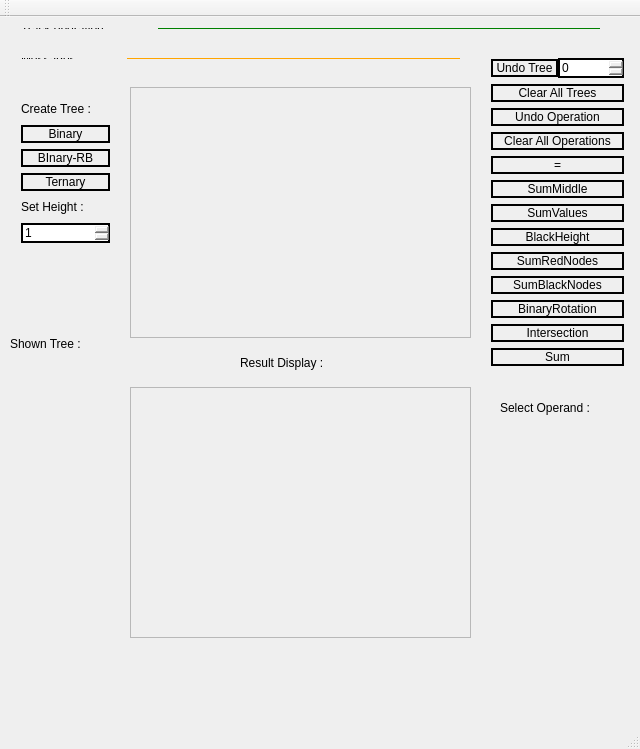
<?xml version="1.0" encoding="UTF-8"?>
<ui version="4.0">
 <class>MainWindow</class>
 <widget class="QMainWindow" name="MainWindow">
  <property name="geometry">
   <rect>
    <x>0</x>
    <y>0</y>
    <width>640</width>
    <height>749</height>
   </rect>
  </property>
  <property name="windowTitle">
   <string>Kalk</string>
  </property>
  <property name="styleSheet">
   <string notr="true">QPushButton{
	border: 2px solid black;
	color:black;
}
QPushButton:hover{
	background:yellow;
}
QPushButton:pressed{
	border: 2px solid red;
	background:blue;
	color:white;
}
QLabel {
	color:black;
}
QSpinBox{
	border: 2px solid black;
 	color: black; 
}
QSpinBox:hover{
	border: 2px solid black;
 	background:yellow;
}
QSpinBox:focus{
	border: 2px solid red;
	background: yellow;
}</string>
  </property>
  <widget class="QWidget" name="centralWidget">
   <widget class="QScrollArea" name="scrollCreateTreeArea">
    <property name="geometry">
     <rect>
      <x>130</x>
      <y>70</y>
      <width>341</width>
      <height>251</height>
     </rect>
    </property>
    <property name="styleSheet">
     <string notr="true"/>
    </property>
    <property name="widgetResizable">
     <bool>true</bool>
    </property>
    <property name="alignment">
     <set>Qt::AlignLeading|Qt::AlignLeft|Qt::AlignTop</set>
    </property>
    <widget class="QWidget" name="scrollContentCreateTreeArea">
     <property name="geometry">
      <rect>
       <x>0</x>
       <y>0</y>
       <width>339</width>
       <height>249</height>
      </rect>
     </property>
    </widget>
   </widget>
   <widget class="QLabel" name="label_3">
    <property name="geometry">
     <rect>
      <x>240</x>
      <y>330</y>
      <width>111</width>
      <height>31</height>
     </rect>
    </property>
    <property name="styleSheet">
     <string notr="true"/>
    </property>
    <property name="text">
     <string>Result Display : </string>
    </property>
   </widget>
   <widget class="QWidget" name="layoutWidget">
    <property name="geometry">
     <rect>
      <x>10</x>
      <y>0</y>
      <width>601</width>
      <height>23</height>
     </rect>
    </property>
    <layout class="QHBoxLayout" name="horizontalLayout">
     <item>
      <widget class="QLabel" name="label_5">
       <property name="maximumSize">
        <size>
         <width>131</width>
         <height>29</height>
        </size>
       </property>
       <property name="text">
        <string>Track operation : </string>
       </property>
      </widget>
     </item>
     <item>
      <widget class="QLabel" name="expressionArea">
       <property name="styleSheet">
        <string notr="true">border: 2px solid green;
</string>
       </property>
       <property name="text">
        <string/>
       </property>
       <property name="textFormat">
        <enum>Qt::AutoText</enum>
       </property>
      </widget>
     </item>
    </layout>
   </widget>
   <widget class="QWidget" name="layoutWidget">
    <property name="geometry">
     <rect>
      <x>10</x>
      <y>30</y>
      <width>461</width>
      <height>23</height>
     </rect>
    </property>
    <layout class="QHBoxLayout" name="horizontalLayout_4">
     <item>
      <widget class="QLabel" name="label_4">
       <property name="maximumSize">
        <size>
         <width>100</width>
         <height>29</height>
        </size>
       </property>
       <property name="text">
        <string>Messages : </string>
       </property>
      </widget>
     </item>
     <item>
      <widget class="QLabel" name="errorArea">
       <property name="styleSheet">
        <string notr="true">border: 2px solid orange;
color: red;</string>
       </property>
       <property name="text">
        <string/>
       </property>
       <property name="textFormat">
        <enum>Qt::AutoText</enum>
       </property>
      </widget>
     </item>
    </layout>
   </widget>
   <widget class="QWidget" name="layoutWidget">
    <property name="geometry">
     <rect>
      <x>480</x>
      <y>30</y>
      <width>155</width>
      <height>341</height>
     </rect>
    </property>
    <layout class="QVBoxLayout" name="operationsBox">
     <property name="spacing">
      <number>6</number>
     </property>
     <item>
      <layout class="QHBoxLayout" name="horizontalLayout_2">
       <property name="spacing">
        <number>0</number>
       </property>
       <item>
        <widget class="QPushButton" name="UndoTreeButton">
         <property name="toolTip">
          <string>&lt;html&gt;&lt;head/&gt;&lt;body&gt;&lt;p&gt;undo tree with chosen index&lt;/p&gt;&lt;/body&gt;&lt;/html&gt;</string>
         </property>
         <property name="text">
          <string>Undo Tree</string>
         </property>
        </widget>
       </item>
       <item>
        <widget class="QSpinBox" name="delTreeSpinBox">
         <property name="toolTip">
          <string>&lt;html&gt;&lt;head/&gt;&lt;body&gt;&lt;p&gt;choose tree's index to delete&lt;/p&gt;&lt;/body&gt;&lt;/html&gt;</string>
         </property>
         <property name="minimum">
          <number>0</number>
         </property>
        </widget>
       </item>
      </layout>
     </item>
     <item>
      <widget class="QPushButton" name="clearAllTreesButton">
       <property name="toolTip">
        <string>&lt;html&gt;&lt;head/&gt;&lt;body&gt;&lt;p&gt;Clear all trees&lt;/p&gt;&lt;/body&gt;&lt;/html&gt;</string>
       </property>
       <property name="text">
        <string>Clear All Trees</string>
       </property>
      </widget>
     </item>
     <item>
      <widget class="QPushButton" name="UndoOperationButton">
       <property name="minimumSize">
        <size>
         <width>16</width>
         <height>16</height>
        </size>
       </property>
       <property name="toolTip">
        <string>&lt;html&gt;&lt;head/&gt;&lt;body&gt;&lt;p&gt;Undo last operation&lt;/p&gt;&lt;/body&gt;&lt;/html&gt;</string>
       </property>
       <property name="text">
        <string>Undo Operation</string>
       </property>
      </widget>
     </item>
     <item>
      <widget class="QPushButton" name="ClearAllOperationButton">
       <property name="toolTip">
        <string>&lt;html&gt;&lt;head/&gt;&lt;body&gt;&lt;p&gt;Clear all shown operations&lt;/p&gt;&lt;/body&gt;&lt;/html&gt;</string>
       </property>
       <property name="text">
        <string>Clear All Operations</string>
       </property>
      </widget>
     </item>
     <item>
      <widget class="QPushButton" name="executeButton">
       <property name="minimumSize">
        <size>
         <width>16</width>
         <height>16</height>
        </size>
       </property>
       <property name="toolTip">
        <string>&lt;html&gt;&lt;head/&gt;&lt;body&gt;&lt;p&gt;Calculate Result&lt;/p&gt;&lt;/body&gt;&lt;/html&gt;</string>
       </property>
       <property name="text">
        <string>=</string>
       </property>
      </widget>
     </item>
     <item>
      <widget class="QPushButton" name="SumMiddleButton">
       <property name="toolTip">
        <string>&lt;html&gt;&lt;head/&gt;&lt;body&gt;&lt;p&gt;TernaryTrees-Only&lt;/p&gt;&lt;/body&gt;&lt;/html&gt;</string>
       </property>
       <property name="text">
        <string>SumMiddle</string>
       </property>
      </widget>
     </item>
     <item>
      <widget class="QPushButton" name="SumValuesButton">
       <property name="toolTip">
        <string>&lt;html&gt;&lt;head/&gt;&lt;body&gt;&lt;p&gt;Sum nodes values&lt;/p&gt;&lt;/body&gt;&lt;/html&gt;</string>
       </property>
       <property name="text">
        <string>SumValues</string>
       </property>
      </widget>
     </item>
     <item>
      <widget class="QPushButton" name="BlackHeightButton">
       <property name="toolTip">
        <string>&lt;html&gt;&lt;head/&gt;&lt;body&gt;&lt;p&gt;RedBlackTrees-Only&lt;/p&gt;&lt;/body&gt;&lt;/html&gt;</string>
       </property>
       <property name="text">
        <string>BlackHeight</string>
       </property>
      </widget>
     </item>
     <item>
      <widget class="QPushButton" name="SumRedNodesButton">
       <property name="text">
        <string>SumRedNodes</string>
       </property>
      </widget>
     </item>
     <item>
      <widget class="QPushButton" name="SumBlackNodesButton">
       <property name="text">
        <string>SumBlackNodes</string>
       </property>
      </widget>
     </item>
     <item>
      <widget class="QPushButton" name="BinaryRotationButton">
       <property name="text">
        <string>BinaryRotation</string>
       </property>
      </widget>
     </item>
     <item>
      <widget class="QPushButton" name="IntersectionButton">
       <property name="toolTip">
        <string>&lt;html&gt;&lt;head/&gt;&lt;body&gt;&lt;p&gt;Intersect Trees&lt;/p&gt;&lt;/body&gt;&lt;/html&gt;</string>
       </property>
       <property name="text">
        <string>Intersection</string>
       </property>
      </widget>
     </item>
     <item>
      <widget class="QPushButton" name="SumButton">
       <property name="toolTip">
        <string>&lt;html&gt;&lt;head/&gt;&lt;body&gt;&lt;p&gt;Sum Trees&lt;/p&gt;&lt;/body&gt;&lt;/html&gt;</string>
       </property>
       <property name="text">
        <string>Sum</string>
       </property>
      </widget>
     </item>
    </layout>
   </widget>
   <widget class="QWidget" name="layoutWidget">
    <property name="geometry">
     <rect>
      <x>10</x>
      <y>70</y>
      <width>111</width>
      <height>167</height>
     </rect>
    </property>
    <layout class="QVBoxLayout" name="verticalLayout">
     <item>
      <widget class="QLabel" name="label">
       <property name="styleSheet">
        <string notr="true">QLabel {
	color:black;
}</string>
       </property>
       <property name="text">
        <string>Create Tree :</string>
       </property>
      </widget>
     </item>
     <item>
      <widget class="QPushButton" name="createBinaryTree">
       <property name="toolTip">
        <string>&lt;html&gt;&lt;head/&gt;&lt;body&gt;&lt;p&gt;create Binary Tree&lt;/p&gt;&lt;/body&gt;&lt;/html&gt;</string>
       </property>
       <property name="text">
        <string>Binary</string>
       </property>
      </widget>
     </item>
     <item>
      <widget class="QPushButton" name="createRBBinaryTree">
       <property name="toolTip">
        <string>&lt;html&gt;&lt;head/&gt;&lt;body&gt;&lt;p&gt;create Binary-RB Tree&lt;/p&gt;&lt;/body&gt;&lt;/html&gt;</string>
       </property>
       <property name="text">
        <string>BInary-RB</string>
       </property>
      </widget>
     </item>
     <item>
      <widget class="QPushButton" name="createTernaryTree">
       <property name="toolTip">
        <string>&lt;html&gt;&lt;head/&gt;&lt;body&gt;&lt;p&gt;create Ternary Tree&lt;/p&gt;&lt;/body&gt;&lt;/html&gt;</string>
       </property>
       <property name="styleSheet">
        <string notr="true"/>
       </property>
       <property name="text">
        <string>Ternary</string>
       </property>
      </widget>
     </item>
     <item>
      <widget class="QLabel" name="label_2">
       <property name="styleSheet">
        <string notr="true">QLabel {
	color:black;
}</string>
       </property>
       <property name="text">
        <string>Set Height : </string>
       </property>
      </widget>
     </item>
     <item>
      <widget class="QSpinBox" name="TreeHeightBox">
       <property name="toolTip">
        <string>&lt;html&gt;&lt;head/&gt;&lt;body&gt;&lt;p&gt;Set Tree Height&lt;/p&gt;&lt;/body&gt;&lt;/html&gt;</string>
       </property>
       <property name="minimum">
        <number>1</number>
       </property>
       <property name="maximum">
        <number>4</number>
       </property>
      </widget>
     </item>
    </layout>
   </widget>
   <widget class="QWidget" name="verticalLayoutWidget">
    <property name="geometry">
     <rect>
      <x>10</x>
      <y>350</y>
      <width>111</width>
      <height>271</height>
     </rect>
    </property>
    <layout class="QVBoxLayout" name="treeSelectorArea"/>
   </widget>
   <widget class="QScrollArea" name="ResultArea">
    <property name="geometry">
     <rect>
      <x>130</x>
      <y>370</y>
      <width>341</width>
      <height>251</height>
     </rect>
    </property>
    <property name="styleSheet">
     <string notr="true"/>
    </property>
    <property name="widgetResizable">
     <bool>true</bool>
    </property>
    <widget class="QWidget" name="scrollAreaWidgetContents">
     <property name="geometry">
      <rect>
       <x>0</x>
       <y>0</y>
       <width>339</width>
       <height>249</height>
      </rect>
     </property>
    </widget>
   </widget>
   <widget class="QWidget" name="verticalLayoutWidget_2">
    <property name="geometry">
     <rect>
      <x>500</x>
      <y>410</y>
      <width>111</width>
      <height>271</height>
     </rect>
    </property>
    <layout class="QVBoxLayout" name="treeSelectOp"/>
   </widget>
   <widget class="QLabel" name="label_6">
    <property name="geometry">
     <rect>
      <x>10</x>
      <y>316</y>
      <width>111</width>
      <height>21</height>
     </rect>
    </property>
    <property name="styleSheet">
     <string notr="true"/>
    </property>
    <property name="text">
     <string>Shown Tree :</string>
    </property>
   </widget>
   <widget class="QLabel" name="label_7">
    <property name="geometry">
     <rect>
      <x>500</x>
      <y>380</y>
      <width>111</width>
      <height>21</height>
     </rect>
    </property>
    <property name="styleSheet">
     <string notr="true"/>
    </property>
    <property name="text">
     <string>Select Operand : </string>
    </property>
   </widget>
   <widget class="QLabel" name="ResultExpression">
    <property name="geometry">
     <rect>
      <x>70</x>
      <y>640</y>
      <width>411</width>
      <height>20</height>
     </rect>
    </property>
    <property name="text">
     <string/>
    </property>
   </widget>
   <zorder>label_3</zorder>
   <zorder>layoutWidget</zorder>
   <zorder>layoutWidget</zorder>
   <zorder>layoutWidget</zorder>
   <zorder>layoutWidget</zorder>
   <zorder>verticalLayoutWidget</zorder>
   <zorder>ResultArea</zorder>
   <zorder>verticalLayoutWidget_2</zorder>
   <zorder>label_6</zorder>
   <zorder>label_7</zorder>
   <zorder>ResultExpression</zorder>
   <zorder>scrollCreateTreeArea</zorder>
  </widget>
  <widget class="QMenuBar" name="menuBar">
   <property name="geometry">
    <rect>
     <x>0</x>
     <y>0</y>
     <width>640</width>
     <height>22</height>
    </rect>
   </property>
  </widget>
  <widget class="QToolBar" name="mainToolBar">
   <attribute name="toolBarArea">
    <enum>TopToolBarArea</enum>
   </attribute>
   <attribute name="toolBarBreak">
    <bool>false</bool>
   </attribute>
  </widget>
  <widget class="QStatusBar" name="statusBar"/>
 </widget>
 <layoutdefault spacing="6" margin="11"/>
 <resources/>
 <connections/>
</ui>
